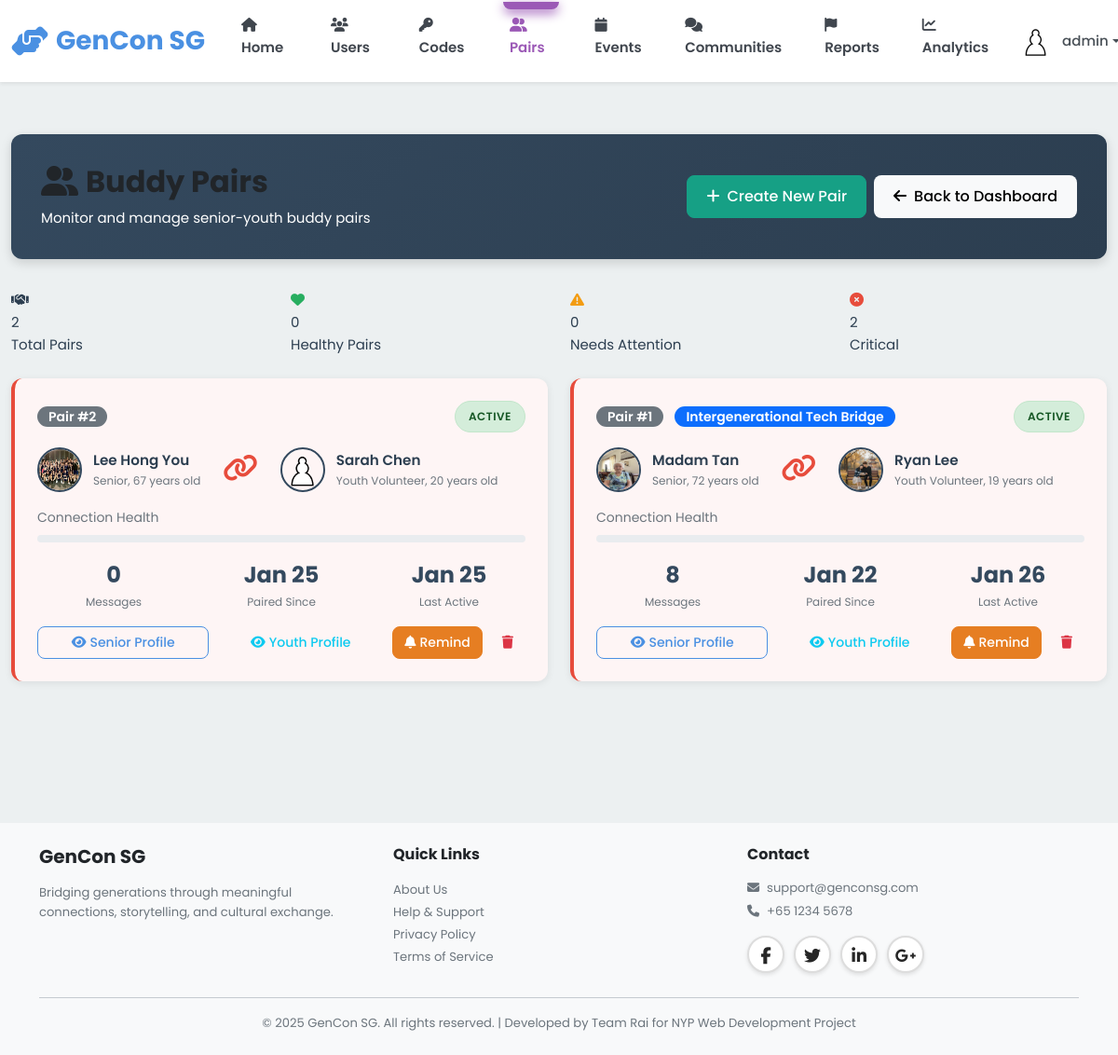
Page /admin/pairs (signed in) on the committed database.
### models.py (models this page shows, shortened)
class Pair(db.Model):
    __tablename__ = 'pairs'
    id = db.Column(db.Integer, primary_key=True)
    senior_id = db.Column(db.Integer, db.ForeignKey('users.id'), nullable=False, index=True)
    youth_id = db.Column(db.Integer, db.ForeignKey('users.id'), nullable=False, index=True)
    program = db.Column(db.String(100))  # Program/initiative name
    status = db.Column(db.String(20), default='active')  # active, inactive, paused
    paired_date = db.Column(db.DateTime, default=datetime.utcnow, nullable=False)
    last_interaction = db.Column(db.DateTime, default=datetime.utcnow)
    senior = db.relationship('User', foreign_keys=[senior_id], back_populates='senior_pairs')
    youth = db.relationship('User', foreign_keys=[youth_id], back_populates='youth_pairs')
    __table_args__ = (db.UniqueConstraint('senior_id', 'youth_id', name='unique_senior_youth_pair'),)

class User(db.Model):
    __tablename__ = 'users'
    id = db.Column(db.Integer, primary_key=True)
    username = db.Column(db.String(80), unique=True, nullable=False, index=True)
    password_hash = db.Column(db.String(255), nullable=False)
    email = db.Column(db.String(120), unique=True, nullable=False, index=True)
    full_name = db.Column(db.String(120), nullable=False)
    phone = db.Column(db.String(20))
    age = db.Column(db.Integer, nullable=False)
    bio = db.Column(db.Text)  # User biography
    school = db.Column(db.String(255))  # School or organization for youth
    role = db.Column(db.String(20), nullable=False)  # 'senior', 'youth', or 'admin'
    elo = db.Column(db.Integer, default=1200) # Default ELO rating
    profile_picture = db.Column(db.String(255), default='images/default-avatar.png')
    disable_reason = db.Column(db.Text)
    interests_json = db.Column(db.Text)  # Stores interests as JSON array
    languages_json = db.Column(db.Text)  # Stores languages as JSON array
    accessibility_settings_json = db.Column(db.Text)  # Stores settings as JSON object
    created_at = db.Column(db.DateTime, default=datetime.utcnow, nullable=False)
    last_active = db.Column(db.DateTime, default=datetime.utcnow, nullable=False)
    is_active = db.Column(db.Boolean, default=True)
    stories = db.relationship('Story', back_populates='user', lazy='dynamic')
    sent_messages = db.relationship('Message', foreign_keys='Message.sender_id',
                                   back_populates='sender', lazy='dynamic')
    received_messages = db.relationship('Message', foreign_keys='Message.recipient_id',
                                       back_populates='recipient', lazy='dynamic')
    senior_pairs = db.relationship('Pair', foreign_keys='Pair.senior_id',
                                   back_populates='senior', lazy='dynamic')
    youth_pairs = db.relationship('Pair', foreign_keys='Pair.youth_id',
                                 back_populates='youth', lazy='dynamic')
    streak = db.relationship('Streak', back_populates='user', uselist=False)
    badges = db.relationship('Badge', back_populates='user', lazy='dynamic')
    checkins = db.relationship('Checkin', back_populates='user', lazy='dynamic')
    @property
    def interests(self):
        """Get interests as Python list from JSON string."""
        if self.interests_json:
            return json.loads(self.interests_json)
        return []
    @interests.setter
    def interests(self, value):
        """Set interests from Python list, store as JSON string."""
        self.interests_json = json.dumps(value)
    @property
    def languages(self):
        """Get languages as Python list from JSON string."""
        if self.languages_json:
            return json.loads(self.languages_json)
        return []
    @languages.setter
    def languages(self, value):
        """Set languages from Python list, store as JSON string."""
        self.languages_json = json.dumps(value)
    @property
    def accessibility_settings(self):
        """Get accessibility settings as Python dict from JSON string."""
        if self.accessibility_settings_json:
            return json.loads(self.accessibility_settings_json)
        return {}

### blueprints/admin.py (the view)
@admin_bp.route('/pairs')
@admin_required
def pairs():
    all_pairs = Pair.query.order_by(Pair.paired_date.desc()).all()
    inactive_threshold = datetime.utcnow() - timedelta(days=7)
    warning_threshold = datetime.utcnow() - timedelta(days=3)
    pairs_data = []
    for pair in all_pairs:
        message_count = Message.query.filter(
            ((Message.sender_id == pair.senior_id) & (Message.recipient_id == pair.youth_id)) |
            ((Message.sender_id == pair.youth_id) & (Message.recipient_id == pair.senior_id))
        ).count()
        if pair.last_interaction < inactive_threshold:
            health = 'critical'
        elif pair.last_interaction < warning_threshold:
            health = 'warning'
        else:
            health = 'good'
        pairs_data.append({
            'pair': pair,
            'message_count': message_count,
            'health': health
        })
    return render_template('admin/pairs.html', pairs_data=pairs_data)

### templates/admin/pairs.html (shortened to what this page needs)
{% extends "base.html" %}
{% block extra_css %}
<link rel="stylesheet" href="{{ url_for('static', filename='css/admin.css') }}">
{% endblock %}
{% block content %}
<div class="container-fluid py-4">
    <div class="admin-header">
        <div class="d-flex justify-content-between align-items-center">
            <div>
                <h1><i class="fas fa-user-friends me-2"></i>Buddy Pairs</h1>
                <p class="mb-0">Monitor and manage senior-youth buddy pairs</p>
            </div>
            <div class="d-flex gap-2">
                <a href="{{ url_for('admin.create_pair') }}" class="btn btn-success">
                    <i class="fas fa-plus me-2"></i>Create New Pair
                </a>
                <a href="{{ url_for('admin.dashboard') }}" class="btn btn-light">
                    <i class="fas fa-arrow-left me-2"></i>Back to Dashboard
                </a>
            </div>
        </div>
    </div>
    <div class="row mb-4">
        <div class="col-md-3">
            <div class="stat-card pairs">
                <div class="stat-icon"><i class="fas fa-handshake"></i></div>
                <div class="stat-value">{{ pairs_data|length }}</div>
                <div class="stat-label">Total Pairs</div>
            </div>
        </div>
        <div class="col-md-3">
            <div class="stat-card" style="border-left-color: #27AE60;">
                <div class="stat-icon" style="color: #27AE60;"><i class="fas fa-heart"></i></div>
                <div class="stat-value">{{ pairs_data|selectattr('health', 'equalto', 'good')|list|length }}</div>
                <div class="stat-label">Healthy Pairs</div>
            </div>
        </div>
        <div class="col-md-3">
            <div class="stat-card" style="border-left-color: #F39C12;">
                <div class="stat-icon" style="color: #F39C12;"><i class="fas fa-exclamation-triangle"></i></div>
                <div class="stat-value">{{ pairs_data|selectattr('health', 'equalto', 'warning')|list|length }}</div>
                <div class="stat-label">Needs Attention</div>
            </div>
        </div>
        <div class="col-md-3">
            <div class="stat-card" style="border-left-color: #E74C3C;">
                <div class="stat-icon" style="color: #E74C3C;"><i class="fas fa-times-circle"></i></div>
                <div class="stat-value">{{ pairs_data|selectattr('health', 'equalto', 'critical')|list|length }}</div>
                <div class="stat-label">Critical</div>
            </div>
        </div>
    </div>
    {% if pairs_data %}
    <div class="row">
        {% for item in pairs_data %}
        <div class="col-lg-6 mb-4">
            <div class="pair-card {% if item.health == 'warning' %}warning{% elif item.health == 'critical' %}critical{% endif %}">
                <div class="pair-header">
                    <div>
                        <span class="badge bg-secondary">Pair #{{ item.pair.id }}</span>
                        {% if item.pair.program %}
                        <span class="badge bg-primary ms-2">{{ item.pair.program }}</span>
                        {% endif %}
                    </div>
                    <span class="status-badge {{ item.pair.status }}">{{ item.pair.status|capitalize }}</span>
                </div>
                <div class="pair-users">
                    <div class="pair-user">
                        <img src="{{ url_for('static', filename='images/' + (item.pair.senior.profile_picture or 'default-avatar.png')) }}"
                             alt="Senior Avatar"
                             onerror="this.src='https://ui-avatars.com/api/?name={{ item.pair.senior.full_name }}&background=E67E22&color=fff'">
                        <div class="user-info">
                            <div class="name">{{ item.pair.senior.full_name }}</div>
                            <div class="role">Senior, {{ item.pair.senior.age }} years old</div>
                        </div>
                    </div>
                    <div class="text-center">
                        <i class="fas fa-link fa-2x" style="color: {% if item.health == 'good' %}#27AE60{% elif item.health == 'warning' %}#F39C12{% else %}#E74C3C{% endif %};"></i>
                    </div>
                    <div class="pair-user">
                        <img src="{{ url_for('static', filename='images/' + (item.pair.youth.profile_picture or 'default-avatar.png')) }}"
                             alt="Youth Avatar"
                             onerror="this.src='https://ui-avatars.com/api/?name={{ item.pair.youth.full_name }}&background=9B59B6&color=fff'">
                        <div class="user-info">
                            <div class="name">{{ item.pair.youth.full_name }}</div>
                            <div class="role">Youth Volunteer, {{ item.pair.youth.age }} years old</div>
                        </div>
                    </div>
                </div>
                <div class="connection-strength">
                    <div class="label">Connection Health</div>
                    <div class="strength-bar">
                        <div class="fill {{ item.health }}" style="width: {% if item.health == 'good' %}100{% elif item.health == 'warning' %}50{% else %}20{% endif %}%;"></div>
                    </div>
                </div>
                <div class="pair-stats">
                    <div class="pair-stat">
                        <div class="value">{{ item.message_count }}</div>
                        <div class="label">Messages</div>
                    </div>
                    <div class="pair-stat">
                        <div class="value">{{ item.pair.paired_date.strftime('%b %d') }}</div>
                        <div class="label">Paired Since</div>
                    </div>
                    <div class="pair-stat">
                        <div class="value">{{ item.pair.last_interaction.strftime('%b %d') if item.pair.last_interaction else 'Never' }}</div>
                        <div class="label">Last Active</div>
                    </div>
                </div>
                <div class="d-flex gap-2 mt-3">
                    <a href="{{ url_for('admin.user_detail', user_id=item.pair.senior_id) }}" class="btn btn-sm btn-outline-primary flex-grow-1">
                        <i class="fas fa-eye me-1"></i>Senior Profile
                    </a>
                    <a href="{{ url_for('admin.user_detail', user_id=item.pair.youth_id) }}" class="btn btn-sm btn-outline-info flex-grow-1">
                        <i class="fas fa-eye me-1"></i>Youth Profile
                    </a>
                    {% if item.health != 'good' %}
                    <form action="{{ url_for('admin.send_pair_reminder', pair_id=item.pair.id) }}" method="POST" class="d-inline">
                        <button type="submit" class="btn btn-sm btn-warning">
                            <i class="fas fa-bell me-1"></i>Remind
                        </button>
                    </form>
                    {% endif %}
                    <form action="{{ url_for('admin.delete_pair', pair_id=item.pair.id) }}" method="POST" class="d-inline" onsubmit="return confirm('Permanently remove this pair?');">
                        <button type="submit" class="btn btn-sm btn-outline-danger">
                            <i class="fas fa-trash"></i>
                        </button>
                    </form>
                </div>
            </div>
        </div>
        {% endfor %}
    </div>
    {% endif %}
</div>
{% endblock %}

### rows in the picture
Pair: pair.id "2", pair.status "ACTIVE", pair.paired_date "Jan 25", pair.last_interaction "Jan 25"
User: profile_picture (picture), pair.senior.full_name "Lee Hong You", pair.senior.age "67"
User: profile_picture (placeholder picture), pair.youth.full_name "Sarah Chen", pair.youth.age "20"
Pair: pair.id "1", pair.program "Intergenerational Tech Bridge", pair.status "ACTIVE", pair.paired_date "Jan 22", pair.last_interaction "Jan 26"
User: profile_picture (picture), pair.senior.full_name "Madam Tan", pair.senior.age "72"
User: profile_picture (picture), pair.youth.full_name "Ryan Lee", pair.youth.age "19"

### other values in the picture
{{ session.username }} "admin"
{{ pairs_data|length }} "2"
{{ pairs_data|selectattr('health', 'equalto', 'good')|list|length }} "0"
{{ pairs_data|selectattr('health', 'equalto', 'warning')|list|length }} "0"
{{ pairs_data|selectattr('health', 'equalto', 'critical')|list|length }} "2"
{{ item.message_count }} "0" "8"
